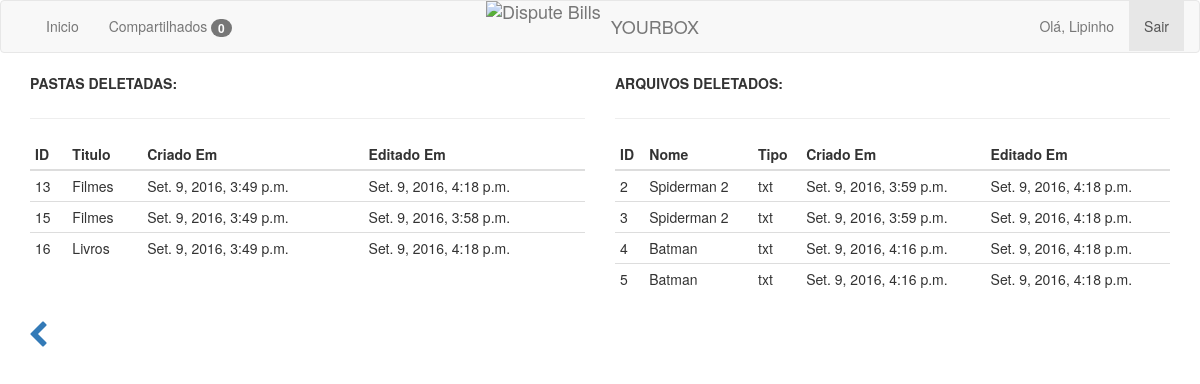
The page /lixeira (signed in) on the database as committed earlier.
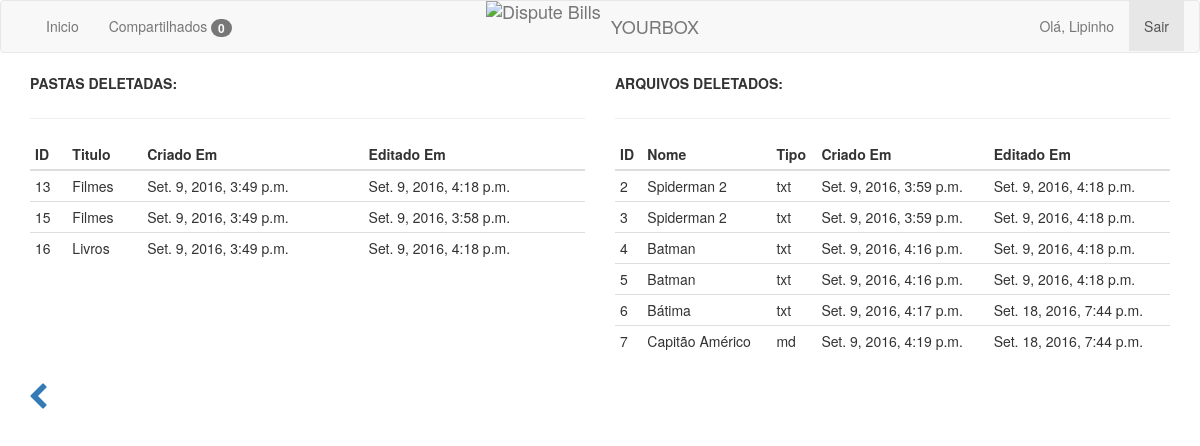
The same page on the database as committed later.
### app/models.py (models this page shows, shortened)
class Usuario(models.Model):
    nome = models.CharField(max_length=10)
    email = models.EmailField()
    senha = models.CharField(max_length=20)
    pastas = models.ManyToManyField(Pasta, blank=True)
    arquivos = models.ManyToManyField(Arquivo, blank=True)
    criado_em = models.DateTimeField(auto_now_add=True)
    editado_em = models.DateTimeField(auto_now=True)

class Pasta(models.Model):
    titulo = models.CharField(max_length=10)
    desc = models.CharField(max_length=100, blank=True, null=True)
    status = models.BooleanField(default=True)
    criado_em = models.DateTimeField(auto_now_add=True)
    editado_em = models.DateTimeField(auto_now=True)

class Arquivo(models.Model):
    nome = models.CharField(max_length=10)
    arquivo = models.FileField()
    pasta = models.ForeignKey(Pasta, blank=True, null=True)
    tipo = models.CharField(max_length=50, choices=TIPOS)
    status = models.BooleanField(default=True)
    criado_em = models.DateTimeField(auto_now_add=True)
    editado_em = models.DateTimeField(auto_now=True)

### app/views.py (the view)
# urls.py: url(r'^lixeira', views.lixeira, name='lixeira'),
def lixeira(request):
    usuario = Usuario.objects.get(email=request.session['email'])
    compartilhados = Compartilhado.objects.filter(usuario=usuario, status=False)
    return render_to_response('lixeira.html', {'usuario': usuario,
                                               'usuarios': Usuario.objects.all(),
                                               'compartilhados': compartilhados},
                              context_instance=RequestContext(request))

### app/templates/lixeira.html (shortened to what this page needs)
{% extends "base.html" %}
{% block content %}
<div class="row">
      <div class='col-md-6'>
        <label>PASTAS DELETADAS:</label>
        <br/><hr/>
        <table id='table' class='table table-condensed'>
          <thead>
            <tr>
              <th>ID</th>
              <th>Titulo</th>
              <th>Criado Em</th>
              <th>Editado Em</th>
            </tr>
          </thead>
          <tbody>
            {% for pasta in usuario.pastas.all %}
              {% if pasta.status == False %}
              <tr>
                <td>{{ pasta.id }}</td>
                <td>{{ pasta.titulo }}</td>
                <td>{{ pasta.criado_em }}</td>
                <td>{{ pasta.editado_em }}</td>
              </tr>
              {% endif %}
            {% endfor %}
          </tbody>
        </table>
      </div>
    	<div class='col-md-6'>
    	  <label>ARQUIVOS DELETADOS:</label>
    	  <br/><hr/>
    	    <table id="table2" class="table table-condensed">
                <thead>
                    <tr>
                        <th>ID</th>
                        <th>Nome</th>
                        <th>Tipo</th>
                        <th>Criado Em</th>
                        <th>Editado Em</th>
                    </tr>
                </thead>
                <tbody>
                    {% for arquivo in usuario.arquivos.all %}
                      {% if arquivo.status == False %}
                        <tr>
                            <td>{{ arquivo.id }}</td>
                            <td>{{ arquivo.nome }}</td>
                            <td>{{ arquivo.tipo }}</td>
                            <td>{{ arquivo.criado_em }}</td>
                            <td>{{ arquivo.editado_em }}</td>
                        </tr>
                        {% endif %}
                    {% endfor %}
                </tbody>
                </table>
    	</div>
        <a class='btn' href='/'><span class='fa fa-2x fa-chevron-left'></span></a>
	</div>
{% endblock %}

### app/templates/base.html (shortened to what this page needs)
<!DOCTYPE html>
<html lang="pt-br">
<head>
    <link rel="stylesheet" type="text/css" href="https://maxcdn.bootstrapcdn.com/bootstrap/3.3.7/css/bootstrap.min.css">
    <link rel='stylesheet' type='text/css'
          href='https://maxcdn.bootstrapcdn.com/font-awesome/4.6.3/css/font-awesome.min.css'>
    <link rel='stylesheet' type='text/css'
          href='https://cdnjs.cloudflare.com/ajax/libs/sweetalert/1.1.3/sweetalert.min.css'>
    <link rel="stylesheet" type="text/css"
          href="https://cdn.datatables.net/v/dt/jq-2.2.3/dt-1.10.12/r-2.1.0/datatables.min.css"/>
</head>
<body>
{% include 'menu.html' %}
<div class="container">
    {% block content %}
    {% endblock %}
</div>
<link rel="stylesheet" href="https://cdn.jsdelivr.net/simplemde/latest/simplemde.min.css">
</body>
</html>

### app/templates/menu.html (shortened to what this page needs)
<nav class="navbar navbar-default">
    <div class="container-fluid">
        <div class="brand-centered">
            <a class="navbar-brand" href="/"><img style="margin-right: 10px; padding: 0;"
                                                  src="http://res.cloudinary.com/disputebills/image/upload/v1462474206/blue-mark_cnzgry.png"
                                                  alt="Dispute Bills">YOURBOX
            </a>
        </div>
        <div id="navbar9" class="navbar-collapse collapse">
            <ul class="nav navbar-nav navbar-left">
                <li id="inicio"><a href="/">Inicio</a></li>
                <li id="notificacoes"><a href="/notificacoes">Compartilhados <span class="badge">{{ compartilhados|length }}</span></a>
                </li>
            </ul>
            <ul class="nav navbar-nav navbar-right">
                <li><a href="#">Olá, {{ usuario.nome }}</a> </li>
                <li class="active"><a href="/logout">Sair</a></li>
            </ul>
        </div>
    </div>
</nav>

### app/templates/base.html (style rules this page uses)
.navbar-brand { padding: 0px; }
.navbar-brand > img { height: 100%; padding: 15px; width: auto; }
.brand-centered { display: flex; justify-content: center; position: absolute; width: 100%; left: 0; top: 0; }
.brand-centered .navbar-brand { display: flex; align-items: center; }

Rows that differ between the two databases and show on the page:
now on this page (row edited): Arquivo: id "6", nome "Bátima", tipo "txt", criado_em "Set. 9, 2016, 4:17 p.m.", editado_em "Set. 18, 2016, 7:44 p.m."
now on this page (row edited): Arquivo: id "7", nome "Capitão Américo", tipo "md", criado_em "Set. 9, 2016, 4:19 p.m.", editado_em "Set. 18, 2016, 7:44 p.m."
